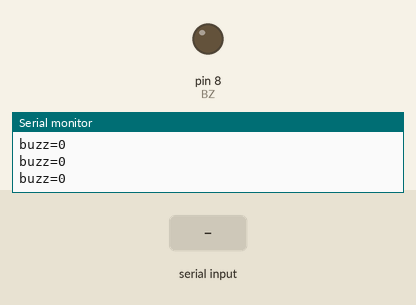
This sketch was run on a simulated Arduino Uno, built with avr-gcc and run on an emulated ATmega328P. Shown: output pins drawn as LEDs (lit = HIGH), the last lines printed to the serial monitor. The inputs (shaded band) are chosen by the test bench.

Above: at 1.2 s.
1.3 s: "beep\n" received over Serial
At 1.45 s:
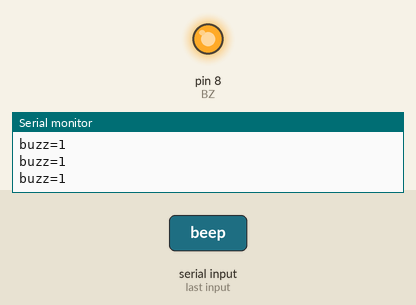
Timing chart, 0 to 4.3 s (numbered marks = the images above; inputs shaded):
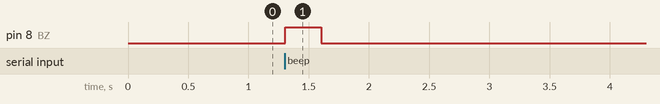

Measured:
- after the input at 1.3 s, pin 8 (BZ): LOW → HIGH at once, → LOW 0.30 s later

The sketch:

buzzer_active.ino
```cpp
// Active buzzer on D8. Send "beep".
const int BZ = 8;
unsigned long until = 0;

void setup() {
  Serial.begin(115200);
  pinMode(BZ, OUTPUT);
}

void loop() {
  if (Serial.available()) {
    String c = Serial.readStringUntil('\n');
    c.trim();
    if (c == "beep") until = millis() + 300;
  }
  bool on = millis() < until;
  digitalWrite(BZ, on ? HIGH : LOW);
  Serial.print("buzz=");
  Serial.println(on ? 1 : 0);
  delay(50);
}
```
